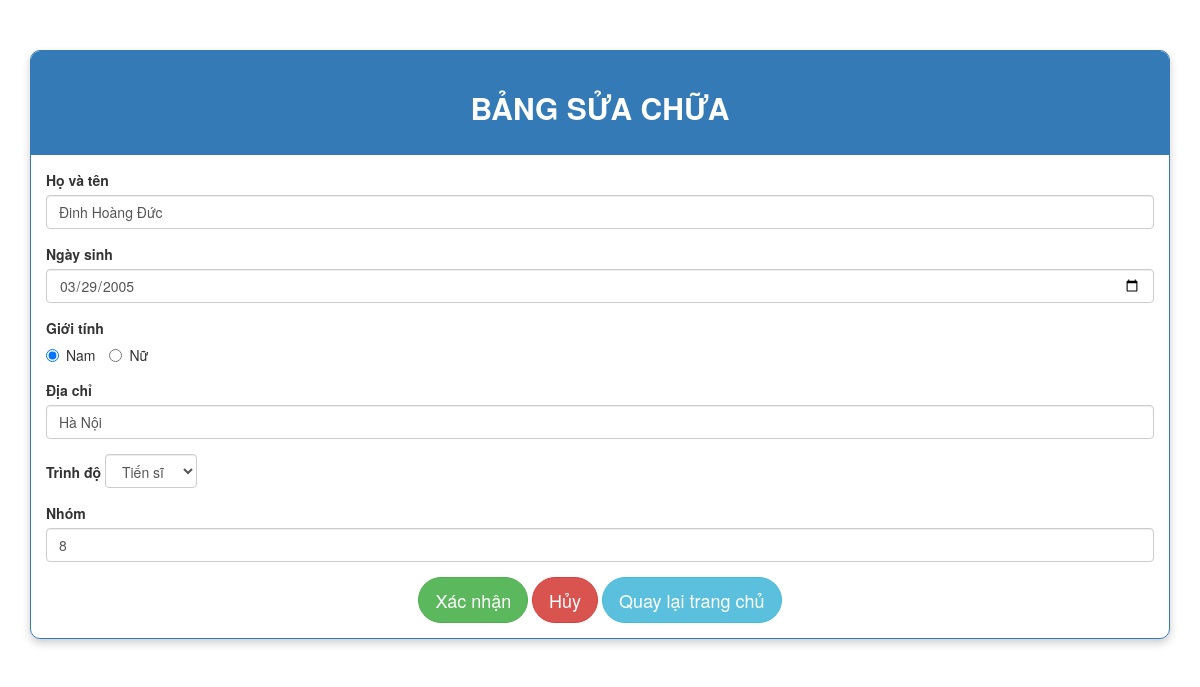
/edit.php?hid=1, run on the app's committed database.
### tables this page shows
CREATE TABLE `table_students` (
  `id` int(200) NOT NULL,
  `fullname` varchar(100) NOT NULL,
  `dob` date NOT NULL,
  `gender` int(5) NOT NULL,
  `hometown` varchar(200) NOT NULL,
  `level` int(5) NOT NULL,
  `group` int(50) NOT NULL
);

### edit.php (the view, shortened to what this page needs)
<?php
global $conn;
$hid=$_GET["hid"];
$edit_sql="SELECT * FROM table_students WHERE id='$hid'";
$result=mysqli_query($conn,$edit_sql);
$row=mysqli_fetch_assoc($result);
?>
<!DOCTYPE html>
<html lang="en">
<head>
    <link rel="stylesheet" href="https://maxcdn.bootstrapcdn.com/bootstrap/3.4.1/css/bootstrap.min.css">
</head>
<body>
<div class="container">
    <div class="panel panel-primary">
        <div class="panel-heading text-center">
            <h2><strong>BẢNG SỬA CHỮA</strong></h2>
        </div>
        <div class="panel-body">
            <form action="update.php" method="post" id="form">
                <div class="form-group">
                    <label for="full_Name"><strong>Họ và tên</strong></label>
                    <input type="text" id="full_Name" name="full_Name" placeholder="Điền họ và tên" class="form-control" value="<?php echo $row["fullname"]?>">
                </div>
                <div class="form-group">
                    <label for="dob"><strong>Ngày sinh</strong></label>
                    <input type="date" id="dob" name="dob" class="form-control" value="<?php echo $row["dob"]?>">
                </div>
                <div class="form-group">
                    <label>Giới tính</label><br>
                    <label class="radio-inline">
                        <input type="radio" name="gender" id="male" value="1" <?php echo ($row["gender"] == 1) ? "checked" : ""; ?>> Nam
                    </label>
                    <label class="radio-inline">
                        <input type="radio" name="gender" id="female" value="0" <?php echo ($row["gender"] == 0) ? "checked" : ""; ?>> Nữ
                    </label>
                </div>
                <div class="form-group">
                    <label for="hometown"><strong>Địa chỉ</strong></label>
                    <input type="text" id="hometown" name="hometown" placeholder="Điền địa chỉ" class="form-control" value="<?php echo $row["hometown"]?>">
                </div>
                <div class="form-group">
                    <label for="level"><strong>Trình độ</strong></label>
                    <select name="level" id="level" class="form-control">
                        <option value="0" <?php echo ($row["level"] == 0) ? "selected" : ""; ?>>Tiến sĩ</option>
                    </select>
                </div>
                <div class="form-group">
                    <label for="group"><strong>Nhóm</strong></label>
                    <input type="text" id="group" name="group" placeholder="Điền nhóm" class="form-control" value="<?php echo $row["group"]?>">
                </div>
                <div class="text-center">
                    <button type="submit" class="btn btn-success btn-lg">Xác nhận</button>
                    <button type="reset" class="btn btn-danger btn-lg">Hủy</button>
                    <a href="home.php" class="btn btn-info btn-lg">Quay lại trang chủ</a>
                </div>
            </form>
        </div>
    </div>
</div>
</body>
</html>

### edit.php (style rules this page uses)
body { background: url(image/img.jpg); }
.container { margin-top: 50px; }
.panel { border-radius: 10px; overflow: hidden; box-shadow: 0 4px 8px rgba(0, 0, 0, 0.2); background: rgba(255, 255, 255, 0.5); backdrop-filter: blur(10px); border-radius: 10px; }
.panel-heading { background-color: #1f9cca ; color: #ffffff ; padding: 20px; }
.btn { border-radius: 25px; }
select.form-control { display: inline-block; width: auto; }

### data on the page
table_students: full_Name "Đinh Hoàng Đức", dob "03/29/2005", gender "☑ Nam", gender "☐ Nữ", hometown "Hà Nội", level "Tiến sĩ", group "8"
